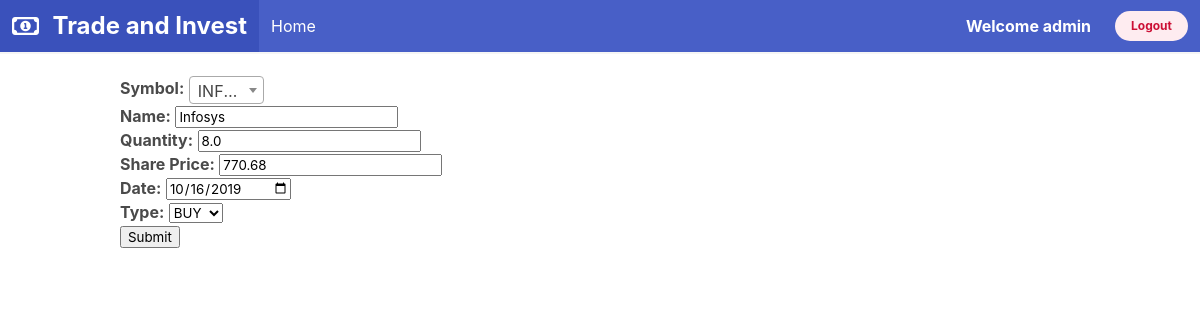
The page /update_share/16 (signed in) on the database its author committed.
### shares/models.py (models this page shows)
class Shares(models.Model):
    txn_types = [
        ('BUY', 'BUY'),
        ('SELL', 'SELL'),
        ('DIV','DIV')
    ]
    symbol = models.CharField(max_length=30)
    name = models.CharField(max_length=50)
    quantity = models.FloatField()
    share_price = models.FloatField()
    txn_date = models.DateField()
    txn_type = models.CharField(max_length=4, choices=txn_types)
    user = models.ForeignKey(User, on_delete=models.SET_NULL, null=True, blank=True)
    logo = models.CharField(max_length=150, null=True, blank=True)

### registrations/decorators.py (the view)
        def wrapper_function(request, *args, **kwargs):
            db_groups = [x.name for x in request.user.groups.all()]
            common_groups = set(allowed_groups).intersection(set(db_groups))
            if len(common_groups) > 0:
                return view_function(request, *args, **kwargs)
            else:
                return HttpResponse("You are not allowed to use this function")

### shares/forms.py
class SharesForm(ModelForm):
    class Meta:
        model = Shares
        exclude = ['user']

### shares/views.py (called while the page is built, shortened)
@login_required()
@allowed_user(['shares_group'])
def update_share(request,pk):
    obj = get_object_or_404(Shares,id=pk)
    form = SharesForm(request.POST or None, instance = obj)
    context ={}
    context["form"] = form
    return render(request, "shares/shares_form.html", context)

### shares/templates/shares/shares_form.html (shortened to what this page needs)
{% extends 'home/base.html' %}
{% block body_block %}
<div class="container">
<form method="post" >
    <div class="form-row">
        <div class="form-group col-md-3">
            <label for="id_symbol"><b>Symbol:</b></label>
        </div>
        <div class="form-group col-md-6">
            <label for="id_name"><b>Name:</b></label>
            <input type="text" name="name" maxlength="30" required="" id="id_name" class="form-control"
                   value={% if form.name.value %} "{{form.name.value}}" {% endif %}>
        </div>
        <div class="form-group col-md-3">
            <label for="id_quantity"><b>Quantity:</b></label>
            <input type="number" name="quantity" required="" id="id_quantity" class="form-control" min="1" value="{{form.quantity.value}}">
        </div>
    </div>
    <div class="form-row">
        <div class="form-group col-md-4">
            <label for="id_share_price"><b>Share Price:</b></label>
            <input type="number" name="share_price" step="any" required="" id="id_share_price" class="form-control" min="1" step="0.01" value="{{form.share_price.value}}">
        </div>
        <div class="form-group col-md-4">
            <label for="id_txn_date"><b>Date:</b></label>
            <input type="date" name="txn_date" required="" id="id_txn_date" class="form-control" value="{{form.txn_date.value|date:'Y-m-d'}}">
        </div>
        <div class="form-group col-md-4">
            <label for="id_txn_type"><b>Type:</b></label>
            <select name="txn_type" required="" id="id_txn_type" class="form-control" value="{{form.txn_type.value}}">
                {% if form.txn_type.value %}
                <option value="{{ form.txn_type.value }}">{{form.txn_type.value}}</option>
                {% else %}
                <option value="" selected="">---------</option>
                {% endif %}
            </select>
        </div>
    </div>
    <div class="text-center">
        <button type="submit" class="btn btn-success" >Submit</button>
    </div>
</form>
</div>
{% endblock %}

### home/templates/home/base.html (shortened to what this page needs)
<!DOCTYPE html>
<html lang="en">
<head>
    <link rel='stylesheet' href='https://cdn.datatables.net/1.10.20/css/dataTables.bootstrap.min.css'>
    <link rel='stylesheet' href='https://cdn.datatables.net/1.10.20/css/jquery.dataTables.min.css'>
    <link rel='stylesheet' href='https://cdn.datatables.net/buttons/1.6.0/css/buttons.dataTables.min.css'>
    <link href="https://cdn.jsdelivr.net/npm/select2@4.1.0-rc.0/dist/css/select2.min.css" rel="stylesheet" />
    <link rel="stylesheet" href="https://cdn.jsdelivr.net/npm/bulma@0.9.4/css/bulma.min.css">
</head>
<body>
    <nav class="navbar is-link has-shadow " role="navigation" aria-label="main navigation">
        <div class="navbar-brand">
          <a class="navbar-item" href="{% url 'home' %}">
            <i class="fa-regular fa-money-bill-1 is-size-4"> </i> <p class="is-size-4">&nbsp;&nbsp;<b>Trade and Invest</b></p>
          </a>
        </div>
        <div id="navbarBasicExample" class="navbar-menu">
          <div class="navbar-start">
            {% if user.is_authenticated %}
                <a class="navbar-item" href="{% url 'home' %}">
                    Home
                </a>
            {% endif %}
          </div>
          <div class="navbar-end">
            <div class="navbar-item">
              {% if user.is_authenticated %}
              <b>Welcome  {{ user }}</b>
              {% else %}
              <b>Welcome  Guest</b>
              {% endif %}
          </div>
            <div class="navbar-item">
              <div class="buttons">
                {% if user.is_authenticated %}
                    <a class="button is-small is-danger is-light is-rounded" href="{% url 'logout' %}">
                        <strong>Logout</strong>
                    </a>
                {% endif %}
              </div>
            </div>
          </div>
        </div>
      </nav>
<br>
{% block body_block %}
{% endblock %}
</body>
</html>

### rows shown on the page
Shares: name "Infosys", quantity "8.0", share_price "770.68", txn_date "10/16/2019", txn_type "BUY"

### other values the page prints
{{ user }} "admin"
